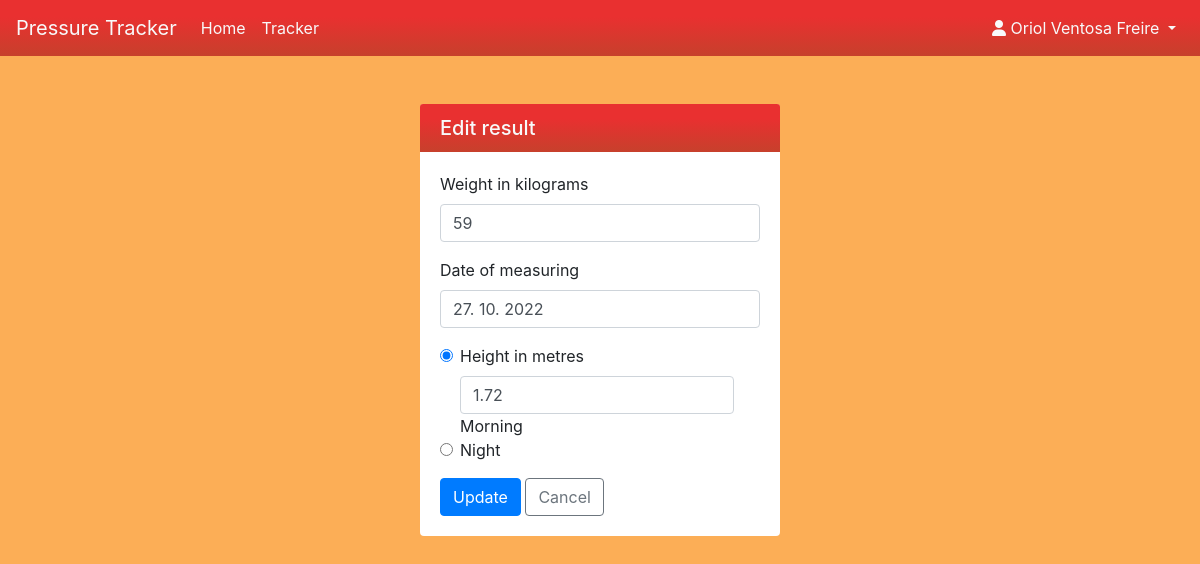
The page /result/edit/8 (signed in) on the database as committed earlier.
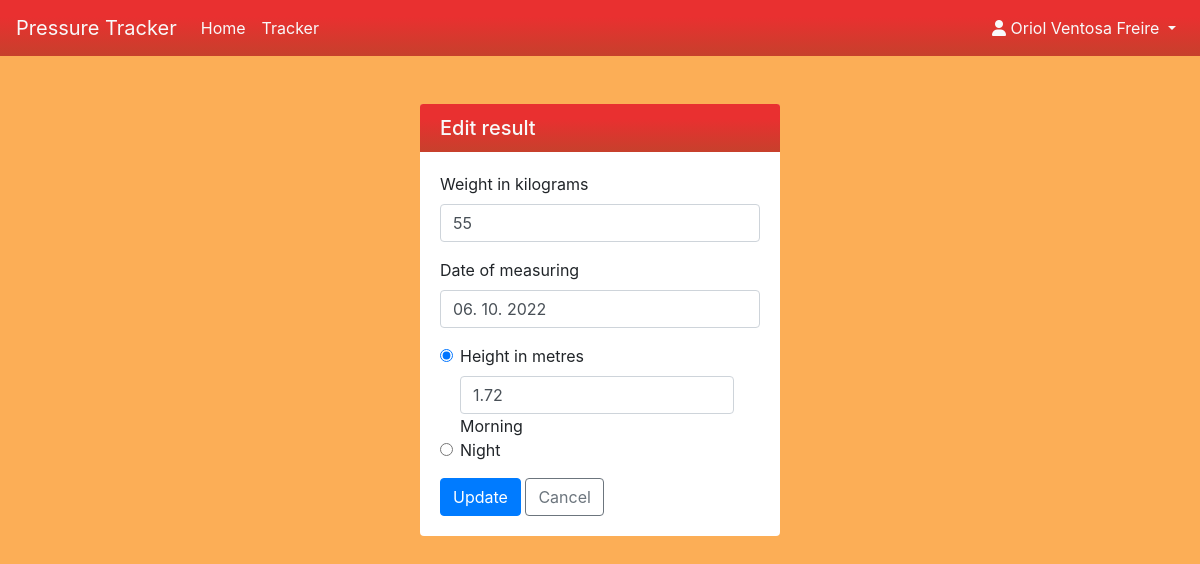
The same page on the database as committed later.
### app1.py (models this page shows)
class Result(db.Model):
    __tablename__ = 'result'
    id = db.Column(db.Integer, nullable=False, primary_key=True, autoincrement=True)
    user_id = db.Column(db.Integer, db.ForeignKey(User.id))
    weight = db.Column(db.String, nullable=False)
    height = db.Column(db.String, nullable=False)
    bmi = db.Column(db.String, nullable=True)
    date = db.Column(db.DateTime, nullable=False)
    user = db.relationship('User')

### app1.py (the view, shortened to what this page needs)
@app.route('/result/edit/<id>', methods=['GET', 'POST'])
def edit_result(id):
    record = db.session.query(Result).get(id)
    if not record:
        message = 'Result with this ID cannot be found. Either it was deleted or it did not exist in the first place.'
        abort(404, message)
    if not session or session['loggedin'] == False:
        message = 'You do not have access permission.'
        abort(401, message)
    if record.user_id != session['user_id'] and session['is_admin'] == False:
        message = 'You are not authorized to edit this result.'
        abort(403, message)
    record.date = record.date.strftime('%d. %m. %Y')
    form = EditResultForm(obj=record)
    return render_template('result_form.html', form=form, user=session)

### app1.py
class EditResultForm(FlaskForm):
    title = 'Edit result'
    weight = StringField(
        'Weight in kilograms',
        validators = [DataRequired('You must provide event name.')]
    )
    height = StringField(
        'Height in metres',
        validators = [DataRequired('You must provide event name.')]
    )
    date = StringField(
        'Date of measuring',
        validators = [DataRequired('You must provide event date.')]
    )
    submit = SubmitField('Update')

### templates/result_form.html (shortened to what this page needs)
{% extends "base.html" %}
{% block content %}
<div class="card my-5 mx-auto" style="max-width:30%">
	<h5 class="card-header text-light bg=class custom-gradient1">{{ form.title }}</h5>
	<div class="card-body">
		<form method="POST">
			<div class="form-group">
				{{ form.weight.label }}
				{{ form.weight(class='form-control') }}
			</div>
			<div class="form-group">
				{{ form.date.label }}
				{{ form.date(class='form-control') }}
			</div>
			<div class="form-check">
				<input class="form-check-input" type="radio" name="gridRadios" id="gridRadios1" value="option1" checked>
				<label class="form-check-label" for="gridRadios1">
					{{ form.height.label}}
					{{form.height(class='form-control')}}
					Morning
				</label>
			</div>
			<div class="form-check">
				<input class="form-check-input" type="radio" name="gridRadios" id="gridRadios2" value="option2">
				<label class="form-check-label" for="gridRadios2">
					Night
				</label>
			</div>
			{{ form.submit(class='btn btn-primary') }}
			<a href="/benchmark" class="btn btn-outline-secondary">Cancel</a>
		</form>
	</div>
</div>
{% endblock %}

Rows that differ between the two databases and show on the page:
changed Result: weight "59" → "55"; date "27. 10. 2022" → "06. 10. 2022"
